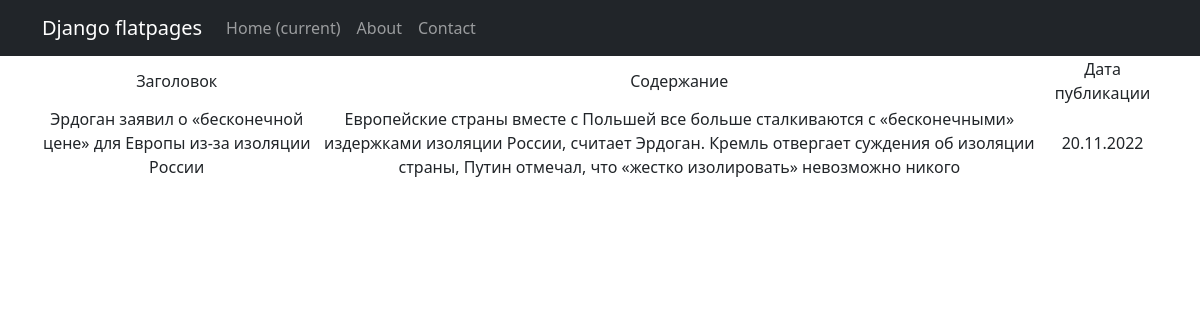
Screenshot of /news/1 with the database file from the repository.
### D5/models.py (models this page shows, shortened)
class Post(models.Model):
    news = 'nws'
    article = 'art'
    change = [(news, 'Новость'), (article, 'Статья')]
    author_id = models.ForeignKey(Author, on_delete=models.CASCADE)
    changes = models.CharField(choices=change, max_length=3)
    dt_create = models.DateTimeField(auto_now_add=True)
    category_id = models.ManyToManyField(Category, through='PostCategory')
    title = models.CharField(max_length=255)
    text = models.TextField()
    rank_post = models.IntegerField(default=0)

### D5/views.py (the view)
# urls.py: path('<int:id>', NewsDetail.as_view(), name='new'),
class NewsDetail(DetailView):
    model = Post
    template_name = 'new.html'
    context_object_name = 'new'
    pk_url_kwarg = 'id'

### templates/new.html (shortened to what this page needs)
{% extends 'flatpages/default.html' %}
{% block content %}
{% if new %}
    <table>
        <tr>
            <td>Заголовок</td>
            <td>Содержание</td>
            <td>Дата публикации</td>
        </tr>
        <tr>
            <td>{{new.title}}</td>
            <td>{{new.text}}</td>
            <td>{{new.dt_create|date:'d.m.Y'}}</td>
        </tr>
    </table>
{% else %}
    <h3>Нет такой новости</h3>
{% endif %}
{% endblock content %}

### rows the page displays
Post: title "Эрдоган заявил о «бесконечной цене» для Европы из-за изоляции России", text "Европейские страны вместе с Польшей все больше сталкиваются с «бесконечными» издержками изоляции России, считает Эрдоган. Кремль отвергает суждения об изоляции страны, Путин отмечал, что «жестко изолировать» невозможно никого", dt_create "20.11.2022"
